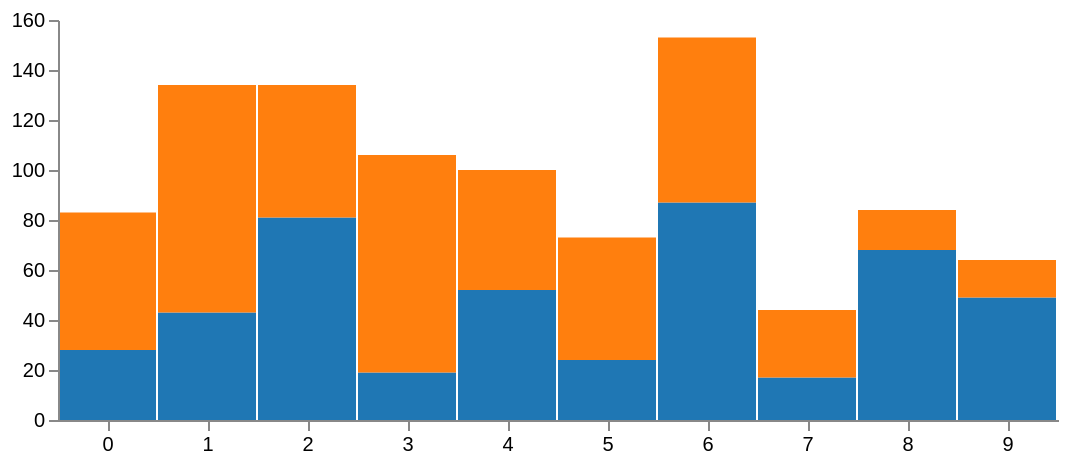

The specification (Vega-Lite) saved for this image:
### Vega specification from a JSON file in a GitHub repository (floating-point values rounded to 4 significant figures)
{"$schema": "https://vega.github.io/schema/vega/v3.0.json", "width": 500, "height": 200, "padding": 5, "data": [{"name": "table", "values": [{"x": 0, "y": 28, "c": 0}, {"x": 0, "y": 55, "c": 1}, {"x": 1, "y": 43, "c": 0}, {"x": 1, "y": 91, "c": 1}, {"x": 2, "y": 81, "c": 0}, {"x": 2, "y": 53, "c": 1}, {"x": 3, "y": 19, "c": 0}, {"x": 3, "y": 87, "c": 1}, {"x": 4, "y": 52, "c": 0}, {"x": 4, "y": 48, "c": 1}, {"x": 5, "y": 24, "c": 0}, {"x": 5, "y": 49, "c": 1}, {"x": 6, "y": 87, "c": 0}, {"x": 6, "y": 66, "c": 1}, {"x": 7, "y": 17, "c": 0}, {"x": 7, "y": 27, "c": 1}, {"x": 8, "y": 68, "c": 0}, {"x": 8, "y": 16, "c": 1}, {"x": 9, "y": 49, "c": 0}, {"x": 9, "y": 15, "c": 1}], "transform": [{"type": "stack", "groupby": ["x"], "sort": {"field": "c"}, "field": "y"}]}, {"name": "stats", "source": "table", "transform": [{"type": "aggregate", "groupby": ["x"], "fields": ["y"], "ops": ["sum"]}]}], "scales": [{"name": "x", "type": "band", "range": "width", "domain": {"data": "table", "field": "x"}}, {"name": "y", "type": "linear", "range": "height", "nice": true, "zero": true, "domain": {"data": "stats", "field": "sum_y"}}, {"name": "color", "type": "ordinal", "scheme": "category10", "domain": {"data": "table", "field": "c"}}], "axes": [{"orient": "bottom", "scale": "x", "zindex": 1}, {"orient": "left", "scale": "y", "zindex": 1}], "marks": [{"type": "rect", "from": {"data": "table"}, "encode": {"enter": {"x": {"scale": "x", "field": "x"}, "width": {"scale": "x", "band": 1, "offset": -1}, "y": {"scale": "y", "field": "y0"}, "y2": {"scale": "y", "field": "y1"}, "fill": {"scale": "color", "field": "c"}}, "update": {"fillOpacity": {"value": 1}}, "hover": {"fillOpacity": {"value": 0.5}}}}]}
